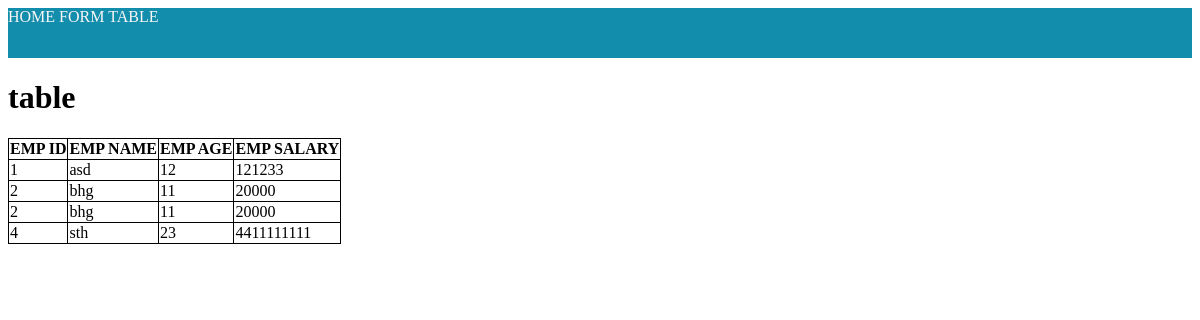
Screenshot of /table/ with the database file from the repository.
### app1/models.py (models this page shows)
class employee(models.Model):
    employee_name=models.CharField(max_length=20)
    employee_age=models.IntegerField()
    emp_id=models.IntegerField()
    employee_salary=models.IntegerField()

### app1/views.py (the view)
# urls.py: path('table/',views.table,name='table'),
def table(request):
    k=employee.objects.all()
    return render(request,'table.html',{"x":k})

### templates/table.html
{% extends 'index.html' %}
{% load static %}
{% block body_block %}
<link rel="stylesheet" href="{% static 'css/style.css' %}">
<h1>table</h1>
<table>
    <tr>
        <th>EMP ID</th>
        <th>EMP NAME</th>
        <th>EMP AGE</th>
        <th>EMP SALARY</th>
    </tr>
    {% for i in x %}
    <tr>
        <td>{{i.emp_id}}</td>
        <td>{{i.employee_name}}</td>
        <td>{{i.employee_age}}</td>
        <td>{{i.employee_salary}}</td>
    </tr>
    {% endfor %}
</table>
{% endblock %}

### templates/index.html (shortened to what this page needs)
<!DOCTYPE html>
{% load static %}
<html lang="en">
<head>
    <link rel="stylesheet" href="{% static 'css/style.css' %}">
</head>
<body>
    <nav>
        <a href="{% url 'home' %}">HOME</a>
        <a href="{% url 'form' %}">FORM</a>
        <a href="{% url 'table' %}">TABLE</a>
    </nav>
    {% block body_block %}
    {% endblock %}
</body>
</html>

### static/css/style.css (style rules this page uses)
nav { background-color: rgb(19, 141, 172); width: 100%; height: 50px; align-items: center; justify-content: space-between; }
a { color: rgb(248, 246, 246); text-decoration: none; }
table,th,td { border: 1px solid black; border-collapse: collapse; }

### rows the page displays
employee: emp_id "1", employee_name "asd", employee_age "12", employee_salary "121233"
employee: emp_id "2", employee_name "bhg", employee_age "11", employee_salary "20000"
employee: emp_id "2", employee_name "bhg", employee_age "11", employee_salary "20000"
employee: emp_id "4", employee_name "sth", employee_age "23", employee_salary "4411111111"
